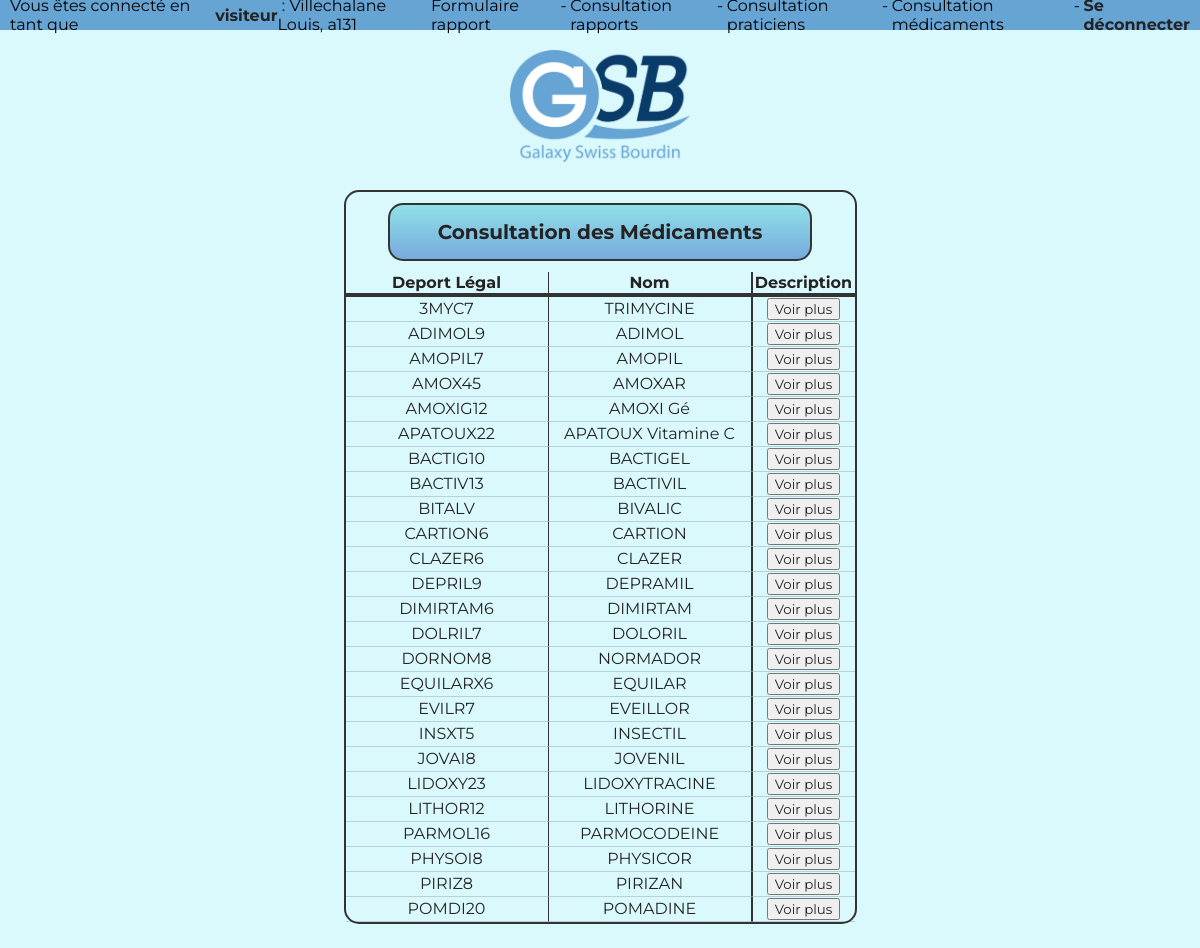
/visiteur/consultMedoc.php (signed in), run on the app's committed database.
### tables this page shows
CREATE TABLE `visiteurs` (
  `visMatricule` varchar(10) NOT NULL,
  `visNom` text NOT NULL,
  `visPrenom` text NOT NULL,
  `visAdresse` text NOT NULL,
  `visCP` int(5) NOT NULL,
  `visVille` text NOT NULL,
  `visDateEmbauche` date NOT NULL
);

CREATE TABLE `medicaments` (
  `medDepotlegal` varchar(10) NOT NULL,
  `medNomcommercial` text NOT NULL,
  `famCode` varchar(3) DEFAULT NULL,
  `medComposition` text NOT NULL,
  `medEffets` text NOT NULL,
  `medContreindic` text NOT NULL,
  `medPrixechantillon` float DEFAULT NULL
);

### visiteur/consultMedoc.php (the view, shortened to what this page needs)
<?php
include("../includes/historique.inc.php");
$reqSQLconsultMedoc = "SELECT * FROM medicaments";
$resBDmedoc = $connexion->query($reqSQLconsultMedoc);
$medocAll = $resBDmedoc->fetchAll();
?>
<!DOCTYPE html>
<html lang="fr">
<head>
    <link rel="stylesheet" type="text/css" href="../assets/css/css.css">
</head>
<body>
    <?php
    include("../includes/nav.inc.php");
    ?>
    <?php
    include("../includes/headerGSB.inc.php");
    ?>
    <div class="main">
        <form method='POST'>
            <table id="tableConsultMedoc">
                <thead>
                    <tr>
                        <th colspan="3">
                            <div id="titreMedoc">
                                Consultation des Médicaments
                            </div>
                        </th>
                    </tr>
                    <tr>
                        <th width="200px" class='BborderR'>Deport Légal</th>
                        <th width="200px" class='BborderR'>Nom</th>
                        <th width="100px" class='BborderL'>Description</th>
                    </tr>
                </thead>
                <?php
                foreach ($medocAll as $occurence) {
                    $codeMed = $occurence[0];
                    $nomMed = $occurence[1];
                    echo "
                <tr>
                    <td class='borderR'>$codeMed</td>
                    <td class='borderR'>$nomMed</td>
                    <td class='borderL'><button formaction='moreMedoc.php' name='nomMedoc' value='$codeMed'>Voir plus</button></td>
                </tr>
            ";
                }
                ?>
            </table>
        </form>
    </div>
</body>
</html>

### includes/nav.inc.php (shortened to what this page needs)
<nav>
    <?php
    $IDuser = $_SESSION['IDuser'];
    $NIVuser = $_SESSION['NIVuser'];
    switch ($NIVuser) {
        case 1:
            $NIVnom = "visiteur";
            break;
    }
    $reqSQLvisiteur = "SELECT * FROM visiteurs WHERE visMatricule ='$IDuser'";
    $resBDvisiteur = $connexion->query($reqSQLvisiteur);
    $visiteur = $resBDvisiteur->fetch();
    $visNom = $visiteur[1];
    $visPrenom = $visiteur[2];
    echo "Vous êtes connecté en tant que <b>$NIVnom</b> : $visNom $visPrenom, $IDuser";
    ?>
    <div id="links">
        <a href="rapportForm.php">Formulaire rapport</a> &nbsp;
        <a href="consultRapport.php">Consultation rapports</a> &nbsp;
        <a href="consultPra.php">Consultation praticiens</a> &nbsp;
        <a href="consultMedoc.php">Consultation médicaments</a> &nbsp;
        <a href="../logout.php"><b>Se déconnecter</b></a>
    </div>
</nav>

### includes/headerGSB.inc.php
<header>
    <div class="center">
        <a href=accueil.php><img id="logo" src="../assets/img/logo-gsb.png"></a>
    </div>
</header>

### assets/css/css.css (style rules this page uses)
* { font-family: "Montserrat", Georgia, "Times New Roman", Times, serif; margin: 0px; color: #242323; text-decoration: none; }
* { scrollbar-width: none; }
body { background-color: #daf9fc; }
.center { text-align: center; }
a { color: #2802ff; }
#logo { margin-top: 20px; width: 15%; }
#titreMedoc { border: 2px solid #333; border-radius: 15px; background: linear-gradient(#90e0e7, #77aadd); padding: 15px 10px 15px 10px; width: 400px; text-align: center; font-size: 20px; margin: 10px; margin-left: auto; margin-right: auto; }
#tableConsultMedoc { border: 2px solid #333; border-spacing: 0px; border-radius: 15px; text-align: center; margin-top: 2%; margin-bottom: 2%; margin-left: auto; margin-right: auto; max-width: 99%; }
.BborderR { border-right: 1px solid #333; border-bottom: 4px solid #333; }
.BborderL { border-left: 1px solid #333; border-bottom: 4px solid #333; }
.borderR { border-right: 1px solid #333; border-bottom: 1px solid rgba(51, 51, 51, 0.2); }
.borderL { border-left: 1px solid #333; border-bottom: 1px solid rgba(51, 51, 51, 0.2); }
nav { background: #66a4d4; color: #000000; height: 30px; padding: 0px 10px 0px 10px; display: flex; align-items: center; }
#links { display: inline-flex; float: right; margin-left: auto; color: #000000; }
#links a { color: #000000; }

### data on the page
visiteurs: visPrenom "Louis"
medicaments: medDepotlegal "3MYC7", medNomcommercial "TRIMYCINE"
medicaments: medDepotlegal "ADIMOL9", medNomcommercial "ADIMOL"
medicaments: medDepotlegal "AMOPIL7", medNomcommercial "AMOPIL"
medicaments: medDepotlegal "AMOX45", medNomcommercial "AMOXAR"
medicaments: medDepotlegal "AMOXIG12", medNomcommercial "AMOXI Gé"
medicaments: medDepotlegal "APATOUX22", medNomcommercial "APATOUX Vitamine C"
medicaments: medDepotlegal "BACTIG10", medNomcommercial "BACTIGEL"
medicaments: medDepotlegal "BACTIV13", medNomcommercial "BACTIVIL"
medicaments: medDepotlegal "BITALV", medNomcommercial "BIVALIC"
medicaments: medDepotlegal "CARTION6", medNomcommercial "CARTION"
medicaments: medDepotlegal "CLAZER6", medNomcommercial "CLAZER"
medicaments: medDepotlegal "DEPRIL9", medNomcommercial "DEPRAMIL"
medicaments: medDepotlegal "DIMIRTAM6", medNomcommercial "DIMIRTAM"
medicaments: medDepotlegal "DOLRIL7", medNomcommercial "DOLORIL"
medicaments: medDepotlegal "DORNOM8", medNomcommercial "NORMADOR"
medicaments: medDepotlegal "EQUILARX6", medNomcommercial "EQUILAR"
medicaments: medDepotlegal "EVILR7", medNomcommercial "EVEILLOR"
medicaments: medDepotlegal "INSXT5", medNomcommercial "INSECTIL"
medicaments: medDepotlegal "JOVAI8", medNomcommercial "JOVENIL"
medicaments: medDepotlegal "LIDOXY23", medNomcommercial "LIDOXYTRACINE"
medicaments: medDepotlegal "LITHOR12", medNomcommercial "LITHORINE"
medicaments: medDepotlegal "PARMOL16", medNomcommercial "PARMOCODEINE"
medicaments: medDepotlegal "PHYSOI8", medNomcommercial "PHYSICOR"
medicaments: medDepotlegal "PIRIZ8", medNomcommercial "PIRIZAN"
medicaments: medDepotlegal "POMDI20", medNomcommercial "POMADINE"

### other printed values
$NIVnom "visiteur"
$IDuser "a131"
